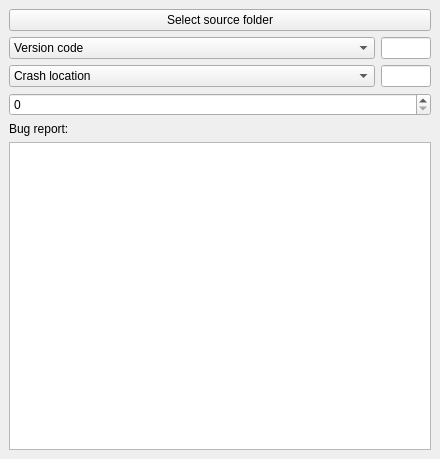
<?xml version="1.0" encoding="UTF-8"?>
<ui version="4.0">
 <class>MainWindow</class>
 <widget class="QMainWindow" name="MainWindow">
  <property name="geometry">
   <rect>
    <x>0</x>
    <y>0</y>
    <width>440</width>
    <height>459</height>
   </rect>
  </property>
  <property name="windowTitle">
   <string>Crash Analyzer</string>
  </property>
  <widget class="QWidget" name="centralwidget">
   <layout class="QVBoxLayout" name="verticalLayout">
    <item>
     <widget class="QPushButton" name="bSourceFolder">
      <property name="text">
       <string>Select source folder</string>
      </property>
     </widget>
    </item>
    <item>
     <widget class="QWidget" name="widget" native="true">
      <layout class="QHBoxLayout" name="horizontalLayout" stretch="1,0">
       <property name="margin">
        <number>0</number>
       </property>
       <item>
        <widget class="QComboBox" name="cVersion">
         <item>
          <property name="text">
           <string>Version code</string>
          </property>
         </item>
        </widget>
       </item>
       <item>
        <widget class="QLineEdit" name="eVersion">
         <property name="maximumSize">
          <size>
           <width>50</width>
           <height>16777215</height>
          </size>
         </property>
         <property name="readOnly">
          <bool>true</bool>
         </property>
        </widget>
       </item>
      </layout>
     </widget>
    </item>
    <item>
     <widget class="QWidget" name="widget_2" native="true">
      <layout class="QHBoxLayout" name="horizontalLayout_2" stretch="1,0">
       <property name="margin">
        <number>0</number>
       </property>
       <item>
        <widget class="QComboBox" name="cLocation">
         <item>
          <property name="text">
           <string>Crash location</string>
          </property>
         </item>
        </widget>
       </item>
       <item>
        <widget class="QLineEdit" name="eLocation">
         <property name="maximumSize">
          <size>
           <width>50</width>
           <height>16777215</height>
          </size>
         </property>
         <property name="readOnly">
          <bool>true</bool>
         </property>
        </widget>
       </item>
      </layout>
     </widget>
    </item>
    <item>
     <widget class="QSpinBox" name="sReports">
      <property name="readOnly">
       <bool>false</bool>
      </property>
     </widget>
    </item>
    <item>
     <widget class="QLabel" name="lReport">
      <property name="text">
       <string>Bug report:</string>
      </property>
     </widget>
    </item>
    <item>
     <widget class="QTextEdit" name="eReport"/>
    </item>
   </layout>
  </widget>
 </widget>
 <resources/>
 <connections/>
</ui>
